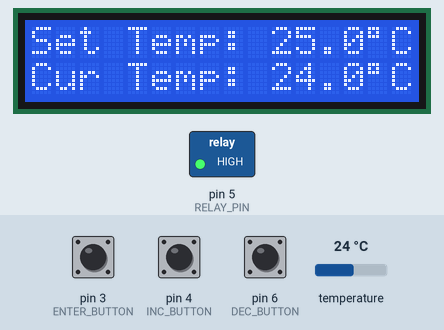
Bench run of a sketch on a simulated Arduino Uno, built with avr-gcc and run on an emulated ATmega328P. Parts: 16×2 character LCD, switched loads named in the sketch (green lamp = pin HIGH). The inputs (shaded band) are chosen by the test bench; at power-on: pin 3 (ENTER_BUTTON) HIGH, temperature 24 °C, pin 4 (INC_BUTTON) HIGH, pin 6 (DEC_BUTTON) HIGH.

Above: at 3.2 s.
3.3 s: pin 3 (ENTER_BUTTON) pulled LOW for 3.2 s
At 4.6 s:
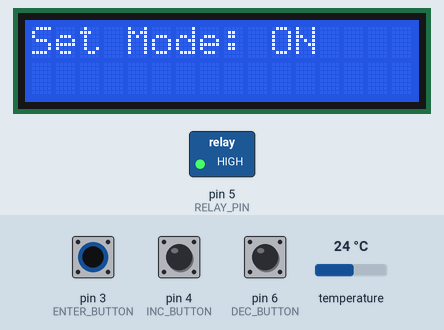
8.4 s: temperature set to 25.6 °C
At 9.3 s:
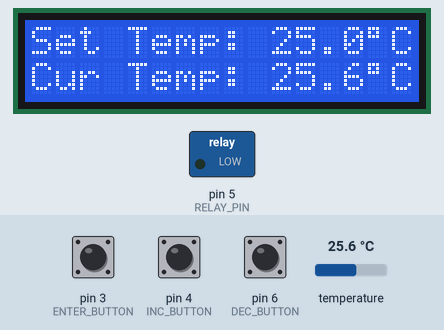
10.0 s: pin 3 (ENTER_BUTTON) pulled LOW for 1 s
At 11.0 s:
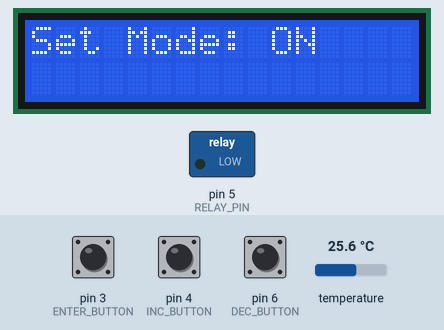
12.8 s: pin 4 (INC_BUTTON) pulled LOW for 1 s
At 14.3 s:
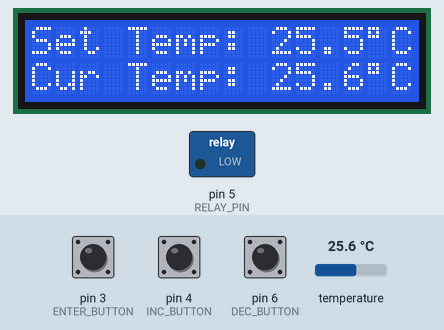
15.3 s: pin 6 (DEC_BUTTON) pulled LOW for 3.2 s
At 19.5 s:
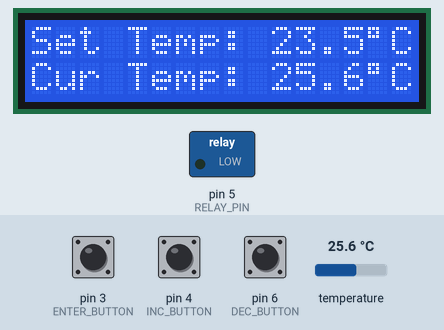
20.0 s: pin 6 (DEC_BUTTON) pulled LOW for 1 s
At 20.8 s:
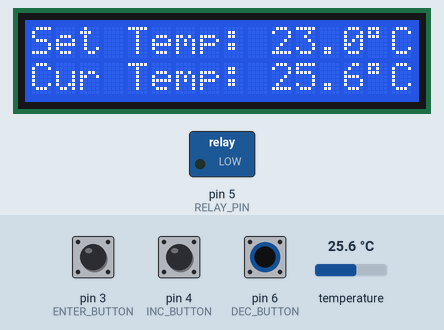
Timing chart, 0 to 23.0 s (numbered marks = the images above; inputs shaded):
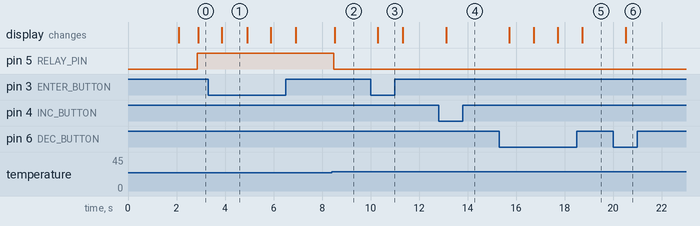

Measured:
- the behaviour switches between 24.9 and 25 °C on temperature (found by bisection; images 1 and 2)
- after the input at 3.3 s, the display: changes after 0.57 s (image 1)
- after the input at 8.4 s, pin 5 (RELAY_PIN): HIGH → LOW after 0.08 s; the display: changes after 0.12 s (image 2)
- after the input at 10.0 s, the display: changes after 0.30 s (image 3)
- after the input at 12.8 s, the display: changes after 0.33 s (image 4)
- after the input at 15.3 s, the display: first changes after 0.42 s (image 5 shows a later state)
- after the input at 20.0 s, the display: changes after 0.52 s (image 6)

The sketch:

THERMISTER.ino
```cpp
#include <Wire.h>
#include <LiquidCrystal_I2C.h>
#include <OneWire.h>
#include <DallasTemperature.h>

// Pin Definitions
#define ONE_WIRE_BUS 2     // DS18B20 data pin
#define RELAY_PIN 5        // Relay control pin
#define ENTER_BUTTON 3     // Enter button
#define INC_BUTTON 4       // Increase button
#define DEC_BUTTON 6       // Decrease button

// Temperature Sensor Setup
OneWire oneWire(ONE_WIRE_BUS);
DallasTemperature sensors(&oneWire);

// LCD Setup (I2C Address: 0x27, 16x2 display)
LiquidCrystal_I2C lcd(0x27, 16, 2);

// Variables
float measured_temp = 0.0;  // Current temperature
float target_temp = 25.0;   // Default set temperature
bool isSettingMode = false; // Flag for setting mode

void setup() {
    pinMode(RELAY_PIN, OUTPUT);
    pinMode(ENTER_BUTTON, INPUT_PULLUP);
    pinMode(INC_BUTTON, INPUT_PULLUP);
    pinMode(DEC_BUTTON, INPUT_PULLUP);

    Serial.begin(9600);
    sensors.begin();
    lcd.init();
    lcd.backlight();

    lcd.setCursor(0, 0);
    lcd.print("Temp Control");
    delay(2000);
    lcd.clear();
}

void loop() {
    sensors.requestTemperatures();
    measured_temp = sensors.getTempCByIndex(0); // Read temperature

    if (digitalRead(ENTER_BUTTON) == LOW) {
        delay(200); // Debounce
        isSettingMode = !isSettingMode;
        lcd.clear();
        lcd.setCursor(0, 0);
        lcd.print(isSettingMode ? "Set Mode: ON" : "Set Mode: OFF");
        delay(1000);
    }

    if (isSettingMode) {
        if (digitalRead(INC_BUTTON) == LOW) {
            target_temp += 0.5;
            delay(200); // Debounce
        }
        if (digitalRead(DEC_BUTTON) == LOW) {
            target_temp -= 0.5;
            delay(200); // Debounce
        }
    } else {
        if (measured_temp >= target_temp) {
            digitalWrite(RELAY_PIN, LOW);  // Turn on relay
        } else {
            digitalWrite(RELAY_PIN, HIGH);   // Turn off relay
        }
    }

    // Display on LCD
    lcd.clear();
    lcd.setCursor(0, 0);
    lcd.print("Set Temp: ");
    lcd.print(target_temp, 1);
    lcd.print((char)223); // Degree symbol
    lcd.print("C");

    lcd.setCursor(0, 1);
    lcd.print("Cur Temp: ");
    lcd.print(measured_temp, 1);
    lcd.print((char)223);
    lcd.print("C");

    //delay(100); // Small delay for button response
}
```
